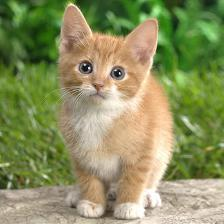
#> input picture 2021.11/20211103/img/cat.jpg, 224 x 224 px
$ python test04.py
#> lines starting #> are read from the running program, lines starting #| are printed output that depends on the picture
from PIL import Image

img1 = Image.open("../img/cat.jpg")
#> img1 is the input picture: PIL image 224x224 RGB; mean R, G, B 139.6, 144.6, 95.7
img2 = Image.open("../img/pic2.jpg")
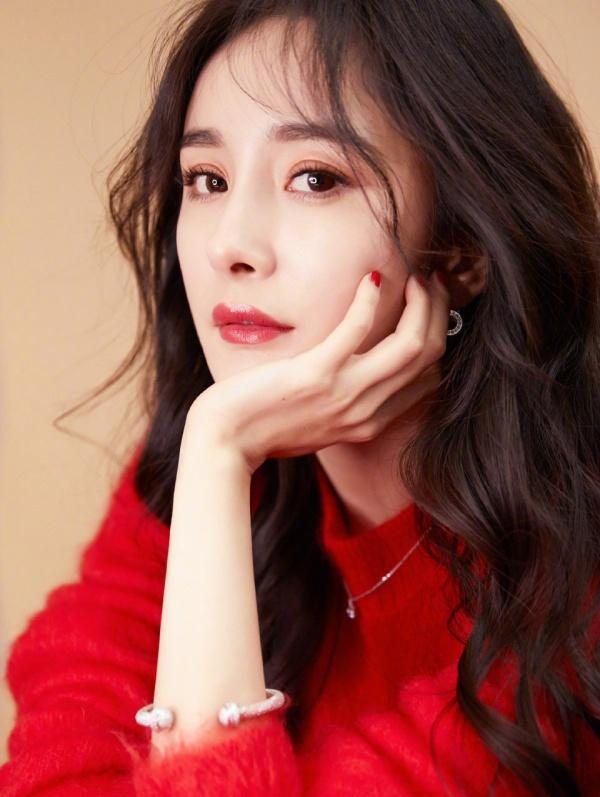
#> input picture 2021.11/20211103/img/pic2.jpg, 600 x 797 px
#> img2 is the input picture: PIL image 600x797 RGB; mean R, G, B 150.3, 88.7, 80.2

img2.paste(img1,(100,100))
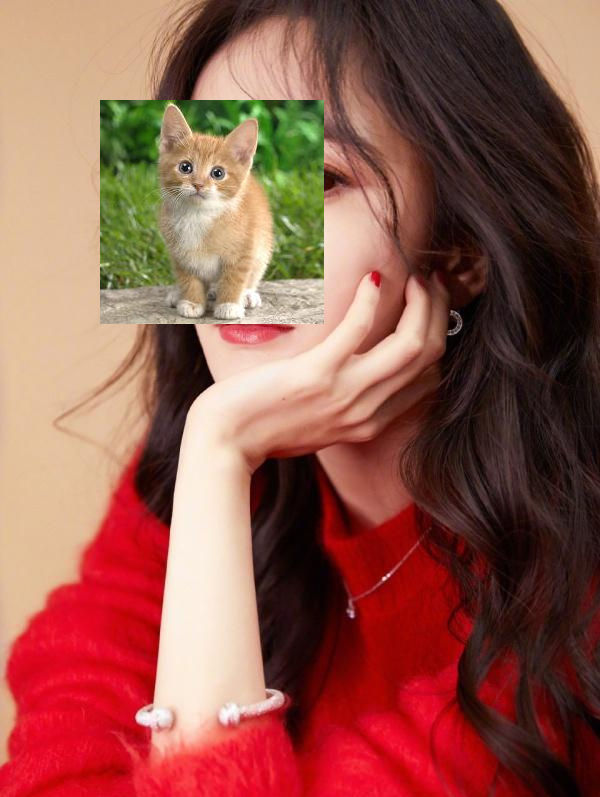
#> img2: PIL image 600x797 RGB; mean R, G, B 145.2, 88.2, 76.2
img2.show()
